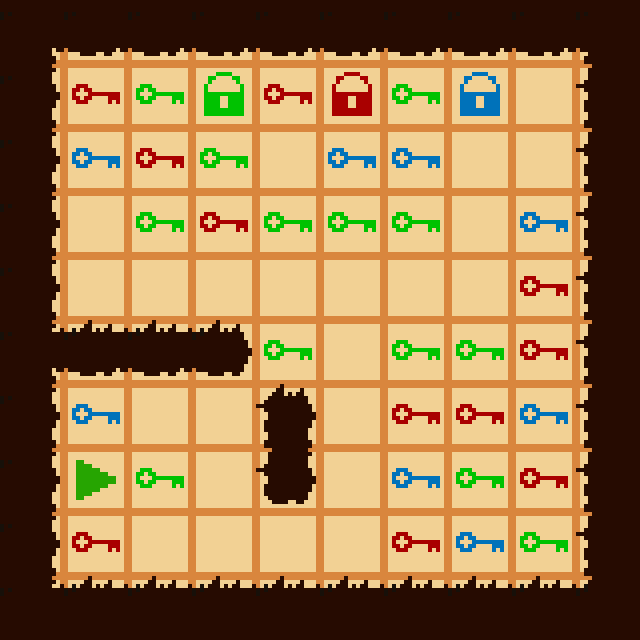

A level layout from a 2D game, rendered from its tile map. Below: a short description, then the map file with tile-grid data replaced by summaries:
An orthogonal 10x10 tile map with 64x64 px tiles, 1 tile layer (Level).

<map version="1.0" orientation="orthogonal" width="10" height="10" tilewidth="64" tileheight="64">
 <properties>
  <property name="tile_empty" value="1" />
  <property name="tile_neutral_lock" value="37" />
 </properties>
 <tileset firstgid="1" name="tileset" tilewidth="64" tileheight="64">
  <properties>
   <property name="start" value="0" />
   <property name="walkable" value="0" />
  </properties>
  <image source="../htdocs/levels/tileset.png" width="2560" height="64" />
  <tile id="0">
   <properties>
    <property name="walkable" value="1" />
   </properties>
  </tile>
  <tile id="32">
   <properties>
    <property name="start" value="1" />
    <property name="walkable" value="1" />
   </properties>
  </tile>
  <tile id="33">
   <properties>
    <property name="key" value="blue" />
    <property name="walkable" value="1" />
   </properties>
  </tile>
  <tile id="34">
   <properties>
    <property name="key" value="green" />
    <property name="walkable" value="1" />
   </properties>
  </tile>
  <tile id="35">
   <properties>
    <property name="key" value="red" />
    <property name="walkable" value="1" />
   </properties>
  </tile>
  <tile id="37">
   <properties>
    <property name="lock" value="blue" />
   </properties>
  </tile>
  <tile id="38">
   <properties>
    <property name="lock" value="red" />
   </properties>
  </tile>
  <tile id="39">
   <properties>
    <property name="lock" value="green" />
   </properties>
  </tile>
 </tileset>
 <layer name="Level" width="10" height="10">
  <data>[100 cells, 100 non-empty, 21 distinct tile ids]</data>
 </layer>
</map>
